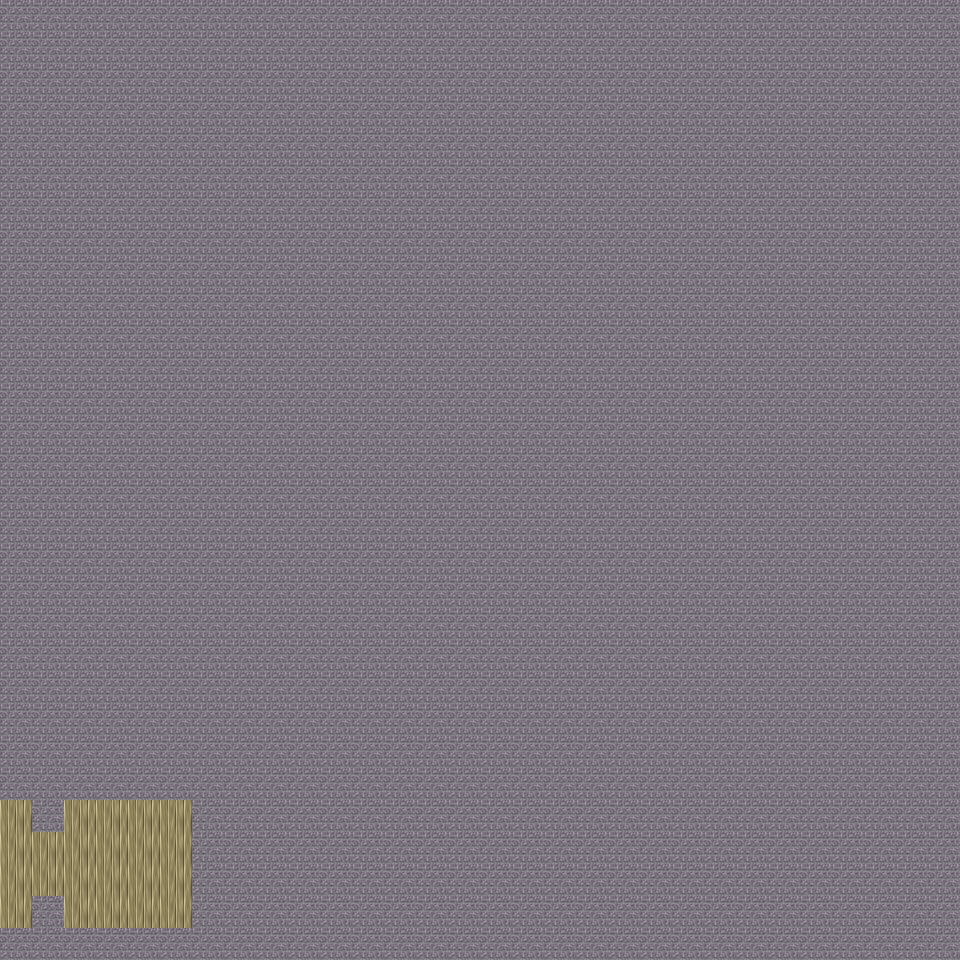

Rendered tile map (Tiled .tmx) drawn with the repository's tilesets; below, a short description and the map source with its tile grids summarised:
An orthogonal 30x30 tile map with 32x32 px tiles, 6 tile layers (Ground, Object, Object2, Above, ...), 62 tilesets and 1 object (mapchange).

<map version="1.0" orientation="orthogonal" renderorder="right-down" width="30" height="30" tilewidth="32" tileheight="32" nextobjectid="2">
  <tileset firstgid="1" name="tileset_ground_indoor_tiles" tilewidth="32" tileheight="32" tilecount="8" columns="2">
    <image source="../drawable/tileset_ground_indoor_tiles.png" width="64" height="128" />
  </tileset>
  <tileset firstgid="9" name="tileset_building_castle" tilewidth="32" tileheight="32" tilecount="320" columns="20">
    <image source="../drawable/tileset_building_castle.png" width="640" height="512" />
  </tileset>
  <tileset firstgid="329" name="tileset_ground_ground" tilewidth="32" tileheight="32" tilecount="33" columns="3">
    <image source="../drawable/tileset_ground_ground.png" width="96" height="352" />
  </tileset>
  <tileset firstgid="362" name="tileset_ground_ground_2" tilewidth="32" tileheight="32" tilecount="4" columns="4">
    <image source="../drawable/tileset_ground_ground_2.png" width="128" height="32" />
  </tileset>
  <tileset firstgid="366" name="tileset_building_wall_wall_brown" tilewidth="32" tileheight="32" tilecount="12" columns="3">
    <image source="../drawable/tileset_building_wall_wall_brown.png" width="96" height="128" />
  </tileset>
  <tileset firstgid="378" name="tileset_building_decoration_banner" tilewidth="32" tileheight="32" tilecount="12" columns="1">
    <image source="../drawable/tileset_building_decoration_banner.png" width="32" height="384" />
  </tileset>
  <tileset firstgid="390" name="tileset_ground_brown_paving" tilewidth="32" tileheight="32" tilecount="2" columns="2">
    <image source="../drawable/tileset_ground_brown_paving.png" width="64" height="32" />
  </tileset>
  <tileset firstgid="392" name="tileset_ground_water_dungeon_water" tilewidth="32" tileheight="32" tilecount="30" columns="3">
    <image source="../drawable/tileset_ground_water_dungeon_water.png" width="96" height="320" />
  </tileset>
  <tileset firstgid="422" name="tileset_ground_water_pool" tilewidth="32" tileheight="32" tilecount="72" columns="3">
    <image source="../drawable/tileset_ground_water_pool.png" width="96" height="768" />
  </tileset>
  <tileset firstgid="494" name="tileset_building_roof_blue" tilewidth="32" tileheight="32" tilecount="20" columns="5">
    <image source="../drawable/tileset_building_roof_blue.png" width="160" height="128" />
  </tileset>
  <tileset firstgid="514" name="tileset_building_roof_yellow" tilewidth="32" tileheight="32" tilecount="20" columns="5">
    <image source="../drawable/tileset_building_roof_yellow.png" width="160" height="128" />
  </tileset>
  <tileset firstgid="534" name="tileset_building_wall_stone" tilewidth="32" tileheight="32" tilecount="12" columns="3">
    <image source="../drawable/tileset_building_wall_stone.png" width="96" height="128" />
  </tileset>
  <tileset firstgid="546" name="tileset_building_roof_green" tilewidth="32" tileheight="32" tilecount="20" columns="5">
    <image source="../drawable/tileset_building_roof_green.png" width="160" height="128" />
  </tileset>
  <tileset firstgid="566" name="tileset_building_wall_wood" tilewidth="32" tileheight="32" tilecount="16" columns="4">
    <image source="../drawable/tileset_building_wall_wood.png" width="128" height="128" />
  </tileset>
  <tileset firstgid="582" name="tileset_building_roof_red" tilewidth="32" tileheight="32" tilecount="20" columns="5">
    <image source="../drawable/tileset_building_roof_red.png" width="160" height="128" />
  </tileset>
  <tileset firstgid="602" name="tileset_plant_flower_daisy_white" tilewidth="32" tileheight="32" tilecount="8" columns="2">
    <image source="../drawable/tileset_plant_flower_daisy_white.png" width="64" height="128" />
  </tileset>
  <tileset firstgid="610" name="tileset_item_statue_green_stone" tilewidth="32" tileheight="32" tilecount="12" columns="4">
    <image source="../drawable/tileset_item_statue_green_stone.png" width="128" height="96" />
  </tileset>
  <tileset firstgid="622" name="tileset_ground_cobbled_paving" tilewidth="32" tileheight="32" tilecount="1" columns="1">
    <image source="../drawable/tileset_ground_cobbled_paving.png" width="32" height="32" />
  </tileset>
  <tileset firstgid="623" name="tileset_item_statue_bird" tilewidth="32" tileheight="32" tilecount="8" columns="2">
    <image source="../drawable/tileset_item_statue_bird.png" width="64" height="128" />
  </tileset>
  <tileset firstgid="631" name="tileset_building_fence_fence_chunky" tilewidth="32" tileheight="32" tilecount="21" columns="3">
    <image source="../drawable/tileset_building_fence_fence_chunky.png" width="96" height="224" />
  </tileset>
  <tileset firstgid="652" name="tileset_plant_grasses" tilewidth="32" tileheight="32" tilecount="6" columns="3">
    <image source="../drawable/tileset_plant_grasses.png" width="96" height="64" />
  </tileset>
  <tileset firstgid="658" name="tileset_plant_bush_hedge" tilewidth="32" tileheight="32" tilecount="35" columns="5">
    <image source="../drawable/tileset_plant_bush_hedge.png" width="160" height="224" />
  </tileset>
  <tileset firstgid="693" name="tileset_plant_flower_daisy_blue" tilewidth="32" tileheight="32" tilecount="8" columns="2">
    <image source="../drawable/tileset_plant_flower_daisy_blue.png" width="64" height="128" />
  </tileset>
  <tileset firstgid="701" name="tileset_plant_flower_daisy_red" tilewidth="32" tileheight="32" tilecount="8" columns="2">
    <image source="../drawable/tileset_plant_flower_daisy_red.png" width="64" height="128" />
  </tileset>
  <tileset firstgid="709" name="tileset_plant_flower_daisy_yellow" tilewidth="32" tileheight="32" tilecount="8" columns="2">
    <image source="../drawable/tileset_plant_flower_daisy_yellow.png" width="64" height="128" />
  </tileset>
  <tileset firstgid="717" name="tileset_plant_bush_bushes" tilewidth="32" tileheight="32" tilecount="10" columns="5">
    <image source="../drawable/tileset_plant_bush_bushes.png" width="160" height="64" />
  </tileset>
  <tileset firstgid="727" name="tileset_plant_tree_tree_green" tilewidth="32" tileheight="32" tilecount="88" columns="8">
    <image source="../drawable/tileset_plant_tree_tree_green.png" width="256" height="352" />
  </tileset>
  <tileset firstgid="815" name="tileset_building_window_window_long" tilewidth="32" tileheight="32" tilecount="3" columns="3">
    <image source="../drawable/tileset_building_window_window_long.png" width="96" height="32" />
  </tileset>
  <tileset firstgid="818" name="tileset_building_window_window_left" tilewidth="32" tileheight="32" tilecount="2" columns="2">
    <image source="../drawable/tileset_building_window_window_left.png" width="64" height="32" />
  </tileset>
  <tileset firstgid="820" name="tileset_building_door_closed_with_key" tilewidth="32" tileheight="32" tilecount="1" columns="1">
    <image source="../drawable/tileset_building_door_closed_with_key.png" width="32" height="32" />
  </tileset>
  <tileset firstgid="821" name="tileset_building_window_window_right" tilewidth="32" tileheight="32" tilecount="2" columns="2">
    <image source="../drawable/tileset_building_window_window_right.png" width="64" height="32" />
  </tileset>
  <tileset firstgid="823" name="tileset_furniture_chair_wooden_pale" tilewidth="32" tileheight="32" tilecount="4" columns="2">
    <image source="../drawable/tileset_furniture_chair_wooden_pale.png" width="64" height="64" />
  </tileset>
  <tileset firstgid="827" name="tileset_furniture_table_wooden_pale" tilewidth="32" tileheight="32" tilecount="1" columns="1">
    <image source="../drawable/tileset_furniture_table_wooden_pale.png" width="32" height="32" />
  </tileset>
  <tileset firstgid="828" name="tileset_item_statue_grey_stone" tilewidth="32" tileheight="32" tilecount="4" columns="2">
    <image source="../drawable/tileset_item_statue_grey_stone.png" width="64" height="64" />
  </tileset>
  <tileset firstgid="832" name="tileset_item_statue_fairypool" tilewidth="32" tileheight="32" tilecount="16" columns="2">
    <image source="../drawable/tileset_item_statue_fairypool.png" width="64" height="256" />
  </tileset>
  <tileset firstgid="848" name="tileset_ground_eye" tilewidth="32" tileheight="32" tilecount="9" columns="3">
    <image source="../drawable/tileset_ground_eye.png" width="96" height="96" />
  </tileset>
  <tileset firstgid="857" name="tileset_item_sign_large" tilewidth="32" tileheight="32" tilecount="15" columns="5">
    <image source="../drawable/tileset_item_sign_large.png" width="160" height="96" />
  </tileset>
  <tileset firstgid="872" name="tileset_plant_stump_small_stump" tilewidth="32" tileheight="32" tilecount="4" columns="2">
    <image source="../drawable/tileset_plant_stump_small_stump.png" width="64" height="64" />
  </tileset>
  <tileset firstgid="876" name="tileset_building_door_door_n" tilewidth="32" tileheight="32" tilecount="6" columns="3">
    <image source="../drawable/tileset_building_door_door_n.png" width="96" height="64" />
  </tileset>
  <tileset firstgid="882" name="tileset_building_decoration_chimney" tilewidth="32" tileheight="32" tilecount="2" columns="1">
    <image source="../drawable/tileset_building_decoration_chimney.png" width="32" height="64" />
  </tileset>
  <tileset firstgid="884" name="tileset_building_door_closed" tilewidth="32" tileheight="32" tilecount="1" columns="1">
    <image source="../drawable/tileset_building_door_closed.png" width="32" height="32" />
  </tileset>
  <tileset firstgid="885" name="tileset_building_decoration_orbpedestal" tilewidth="32" tileheight="32" tilecount="2" columns="1">
    <image source="../drawable/tileset_building_decoration_orbpedestal.png" width="32" height="64" />
  </tileset>
  <tileset firstgid="887" name="tileset_building_decoration_longhorn_skull" tilewidth="32" tileheight="32" tilecount="6" columns="3">
    <image source="../drawable/tileset_building_decoration_longhorn_skull.png" width="96" height="64" />
  </tileset>
  <tileset firstgid="893" name="tileset_building_church" tilewidth="32" tileheight="32" tilecount="56" columns="8">
    <image source="../drawable/tileset_building_church.png" width="256" height="224" />
  </tileset>
  <tileset firstgid="949" name="tileset_building_entrance_int_iron_bars" tilewidth="32" tileheight="32" tilecount="12" columns="3">
    <image source="../drawable/tileset_building_entrance_int_iron_bars.png" width="96" height="128" />
  </tileset>
  <tileset firstgid="961" name="tileset_building_decoration_chimney_big" tilewidth="32" tileheight="32" tilecount="2" columns="1">
    <image source="../drawable/tileset_building_decoration_chimney_big.png" width="32" height="64" />
  </tileset>
  <tileset firstgid="963" name="tileset_item_statue_green_stone_2" tilewidth="32" tileheight="32" tilecount="6" columns="2">
    <image source="../drawable/tileset_item_statue_green_stone_2.png" width="64" height="96" />
  </tileset>
  <tileset firstgid="969" name="tileset_building_decoration_library_banner" tilewidth="32" tileheight="32" tilecount="6" columns="3">
    <image source="../drawable/tileset_building_decoration_library_banner.png" width="96" height="64" />
  </tileset>
  <tileset firstgid="975" name="tileset_building_door_door_e" tilewidth="32" tileheight="32" tilecount="6" columns="2">
    <image source="../drawable/tileset_building_door_door_e.png" width="64" height="96" />
  </tileset>
  <tileset firstgid="981" name="tileset_building_door_door_w" tilewidth="32" tileheight="32" tilecount="6" columns="2">
    <image source="../drawable/tileset_building_door_door_w.png" width="64" height="96" />
  </tileset>
  <tileset firstgid="987" name="tileset_logic_collision" tilewidth="32" tileheight="32" tilecount="1" columns="1">
    <image source="../drawable/tileset_logic_collision.png" width="32" height="32" />
  </tileset>
  <tileset firstgid="988" name="tileset_furniture_other_stick" tilewidth="32" tileheight="32" tilecount="2" columns="1">
    <image source="../drawable/tileset_furniture_other_stick.png" width="32" height="64" />
  </tileset>
  <tileset firstgid="990" name="tileset_building_decoration_numbers" tilewidth="32" tileheight="32" tilecount="20" columns="2">
    <image source="../drawable/tileset_building_decoration_numbers.png" width="64" height="320" />
  </tileset>
  <tileset firstgid="1010" name="tileset_ground_water_pool_deep" tilewidth="32" tileheight="32" tilecount="72" columns="3">
    <image source="../drawable/tileset_ground_water_pool_deep.png" width="96" height="768" />
  </tileset>
  <tileset firstgid="1082" name="tileset_object_suspension_bridge" tilewidth="32" tileheight="32" tilecount="24" columns="3">
    <image source="../drawable/tileset_object_suspension_bridge.png" width="96" height="256" />
  </tileset>
  <tileset firstgid="1106" name="tileset_building_stairs_stairs" tilewidth="32" tileheight="32" tilecount="12" columns="2">
    <image source="../drawable/tileset_building_stairs_stairs.png" width="64" height="192" />
  </tileset>
  <tileset firstgid="1118" name="tileset_object_boardwalk" tilewidth="32" tileheight="32" tilecount="36" columns="6">
    <image source="../drawable/tileset_object_boardwalk.png" width="192" height="192" />
  </tileset>
  <tileset firstgid="1154" name="tileset_plant_stump_log_vertical" tilewidth="32" tileheight="32" tilecount="3" columns="1">
    <image source="../drawable/tileset_plant_stump_log_vertical.png" width="32" height="96" />
  </tileset>
  <tileset firstgid="1157" name="tileset_plant_stump_stump_vertical" tilewidth="32" tileheight="32" tilecount="1" columns="1">
    <image source="../drawable/tileset_plant_stump_stump_vertical.png" width="32" height="32" />
  </tileset>
  <tileset firstgid="1158" name="tileset_ground_green_paving" tilewidth="32" tileheight="32" tilecount="18" columns="3">
    <image source="../drawable/tileset_ground_green_paving.png" width="96" height="192" />
  </tileset>
  <tileset firstgid="1176" name="tileset_furniture_light_lamp_bronze" tilewidth="32" tileheight="32" tilecount="3" columns="1">
    <image source="../drawable/tileset_furniture_light_lamp_bronze.png" width="32" height="96" />
  </tileset>
  <tileset firstgid="1179" name="tileset_building_huts" tilewidth="32" tileheight="32" tilecount="338" columns="26">
    <image source="../drawable/tileset_building_huts.png" width="832" height="416" />
  </tileset>
  <layer name="Ground" width="30" height="30">
    <data>[900 cells, 900 non-empty, 7 distinct tile ids]</data>
  </layer>
  <layer name="Object" width="30" height="30">
    <data>[900 cells, 231 non-empty, 39 distinct tile ids]</data>
  </layer>
  <layer name="Object2" width="30" height="30">
    <data>[900 cells, 32 non-empty, 15 distinct tile ids]</data>
  </layer>
  <layer name="Above" width="30" height="30">
    <data>[900 cells, 31 non-empty, 15 distinct tile ids]</data>
  </layer>
  <layer name="Above2" width="30" height="30">
    <data>[900 cells, 9 non-empty, 1 distinct tile ids]</data>
  </layer>
  <layer name="Walkable" width="30" height="30">
    <data>[900 cells, 878 non-empty, 1 distinct tile ids]</data>
  </layer>
  <objectgroup name="MapEvents">
    <object id="1" name="west" type="mapchange" x="0" y="800" width="32" height="128">
      <properties>
        <property name="map" value="0_ados_mountain_n2_w2_x3_y3" />
        <property name="place" value="east" />
      </properties>
    </object>
  </objectgroup>
</map>
